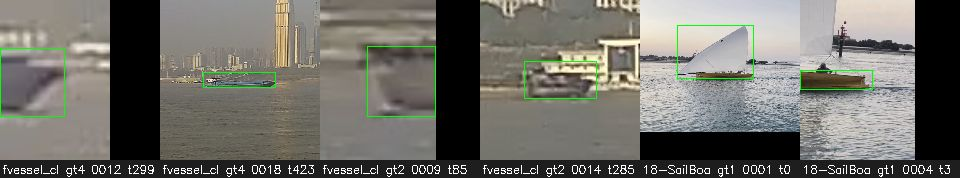
#> input picture edgeml/reports/C_assets/failures_test_duplicates.jpg, 960 x 178 px
$ python -i thermal.py   (imports and definitions only)
#> lines starting #> are read from the running program, lines starting #| are printed output that depends on the picture; after the words box and inside, x2 and y2 are one past the last pixel; in counts of white or black regions, pixels touching at a corner belong together
"""Model-free thermal contact proposals; no IR training data or fitted weights."""
from __future__ import annotations

import time
from dataclasses import replace

import cv2
import numpy as np

from ..types import Detection
from .anomaly import AnomalyFusionDetector


# [10 lines left out: function is_thermal, not called in this run]


class ThermalHotspotProposer:
    def __init__(self, work_width=480, k=8.0, min_delta=40.0, min_area=12,
                 max_area_frac=0.04, aspect=(0.2, 8.0), max_props=8, polarity="auto", horizon_margin=0.04):
        if work_width < 16 or k <= 0 or min_delta <= 0 or min_area < 1 or not 0 < max_area_frac <= 1:
            raise ValueError("invalid thermal proposal thresholds")
        if polarity not in {"auto", "white", "black"} or max_props < 1 or not 0 <= horizon_margin <= 1:
            raise ValueError("invalid thermal proposal mode")
        if len(aspect) != 2 or not 0 < aspect[0] <= aspect[1]:
            raise ValueError("invalid thermal aspect range")
        self.work_width, self.k, self.min_delta = work_width, k, min_delta
        self.min_area, self.max_area_frac, self.aspect = min_area, max_area_frac, aspect
        self.max_props, self.polarity, self.horizon_margin = max_props, polarity, horizon_margin
        self.name = "thermal-hotspots"

    @staticmethod
    def horizon(gray):
        # Require a row-wide edge; compact objects must not masquerade as a horizon.
        h, w = gray.shape
        if h < 16 or w < 16:
            return None
        smooth = cv2.GaussianBlur(gray.astype(np.float32), (5, 5), 0)
        diff = np.diff(smooth, axis=0)
        strength = np.abs(np.median(diff, axis=1))
        lo, hi = int(h * .15), int(h * .85)
        y = lo + int(np.argmax(strength[lo:hi]))
        if strength[y] < max(2.0, 6 * float(np.median(strength))):
            return None
        return y + 1

    def detect(self, image_bgr):
        if image_bgr.size == 0:
            return []
        gray = image_bgr if image_bgr.ndim == 2 else (image_bgr[..., 0] if image_bgr.shape[2] == 1 else cv2.cvtColor(image_bgr, cv2.COLOR_BGR2GRAY))
        h, w = gray.shape
        scale = min(1.0, self.work_width / w)
        gray = cv2.resize(gray, (max(1, round(w * scale)), max(1, round(h * scale))), interpolation=cv2.INTER_AREA).astype(np.float32)
        hz = self.horizon(gray)
        y0 = max(0, int(hz - self.horizon_margin * gray.shape[0])) if hz is not None else 0
        sea = gray[y0:]
        background = np.median(sea, axis=1, keepdims=True)
        residual = cv2.GaussianBlur(sea - background, (3, 3), 0)
        median = np.median(residual, axis=1, keepdims=True)
        sigma = 1.4826 * np.median(np.abs(residual - median), axis=1, keepdims=True)
        threshold = np.maximum(self.k * sigma, self.min_delta)
        out = []
        for sign in ([1, -1] if self.polarity == "auto" else [1 if self.polarity == "white" else -1]):
            contrast = sign * (residual - median)
            mask = (contrast > threshold).astype(np.uint8)
            mask = cv2.morphologyEx(mask, cv2.MORPH_OPEN, np.ones((2, 2), np.uint8))
            n, labels, stats, _ = cv2.connectedComponentsWithStats(mask, connectivity=8)
            for i in range(1, n):
                x, y, bw, bh, area = stats[i]
                if not self.min_area <= area <= self.max_area_frac * gray.size or min(bw, bh) < 3:
                    continue
                if not self.aspect[0] <= bw / bh <= self.aspect[1]:
                    continue
                ratio = float((contrast / threshold)[labels == i].mean())
                score = float(np.clip(.3 + .3 * (ratio - 1), .3, .9))
                out.append(Detection([float(x / scale), float((y + y0) / scale), float(bw / scale), float(bh / scale)], score, "thermal contact"))
        return sorted(out, key=lambda d: -d.score)[:self.max_props]

    def info(self):
        return {"name": self.name, "work_width": self.work_width, "k": self.k, "min_delta": self.min_delta, "polarity": self.polarity}


class ThermalFusionDetector(AnomalyFusionDetector):
    # [38 lines left out: functions __init__, detect, configure_thermal, thermal_unknown_first, not called in this run]

>>> import cv2
>>> picture = cv2.imread('../../../reports/C_assets/failures_test_duplicates.jpg')
#> picture is the input picture: shape (178, 960, 3); mean B, G, R 104.1, 110.8, 111.8
>>> result = ThermalHotspotProposer().detect(picture)
#> in detect, `gray = image_bgr if image_bgr.ndim == 2 else (image_bgr[..., 0] if ima..`:
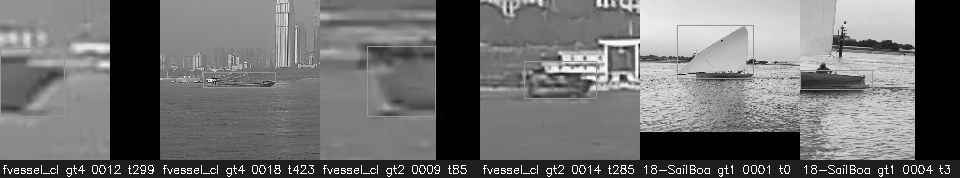
#> gray: shape (178, 960); min 0, max 255, mean 110.3
#> in detect, `gray = cv2.resize(gray, (max(1, round(w * scale)), max(1, round(h * sc..`:
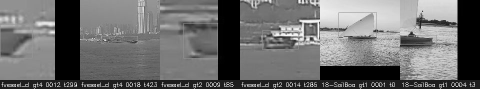
#> gray: shape (89, 480) float32; min 0, max 253, mean 110.4
#> in horizon, `smooth = cv2.GaussianBlur(gray.astype(np.float32), (5, 5), 0)`:
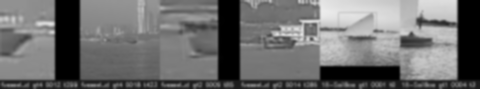
#> smooth: shape (89, 480) float32; min 0, max 236.4, mean 110.4
#> in horizon, `diff = np.diff(smooth, axis=0)`:
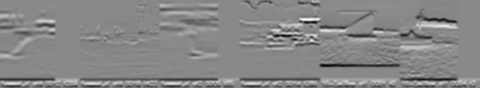
#> diff: shape (88, 480) float32; min -62.52, max 53.55, mean -1.1; drawn with min black and max white
#> in horizon, `strength = np.abs(np.median(diff, axis=1))`: strength = 88 values, max 27.14 at index 79, min 0 at index 0, mean 1.85
#> in horizon, `y = lo + int(np.argmax(strength[lo:hi]))`: y = 19
#> in detect, `y0 = max(0, int(hz - self.horizon_margin * gray.shape[0])) if hz is no..`: y0 = 0
#> in detect, `background = np.median(sea, axis=1, keepdims=True)`: background = 89 values, max 147.5 at index 0, min 30 at index 80, mean 119.1
#> in detect, `residual = cv2.GaussianBlur(sea - background, (3, 3), 0)`:
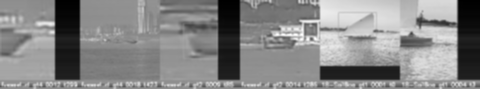
#> residual: shape (89, 480) float32; min -146.5, max 114.2, mean -8.7; drawn with min black and max white
#> in detect, `median = np.median(residual, axis=1, keepdims=True)`: median = 89 values, max 26.28 at index 84, min -6.19 at index 87, mean 0.964
#> in detect, `sigma = 1.4826 * np.median(np.abs(residual - median), axis=1, keepdims..`: sigma = 89 values, max 64.77 at index 11, min 0.556 at index 88, mean 38.8
#> in detect, `threshold = np.maximum(self.k * sigma, self.min_delta)`: threshold = 89 values, max 518.2 at index 11, min 40 at index 88, mean 310.8
#> the loop in detect, `for sign in ([1, -1] if self.polarity == "auto" else [1 if self.polari..` made 2 passes
#> (n, stats) on passes 1 to 2: (1, [[0, 0, 480, 89, 42720]]), (1, [[0, 0, 480, 89, 42720]])
#> pass 1, in detect, `mask = (contrast > threshold).astype(np.uint8)`:
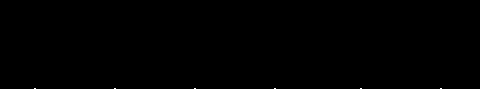
#> mask: shape (89, 480); values 0 (black) and 1 (white), 0.03% white in thin lines or dots, all inside (x1, y1, x2, y2) = (34, 88, 442, 89)
#> after the loop in detect, `for sign in ([1, -1] if self.polarity == "auto" else [1 if self.polari..`: out = []
#> result = []

$ run again, on edgeml/reports/C_assets/failures_dev_duplicates.jpg
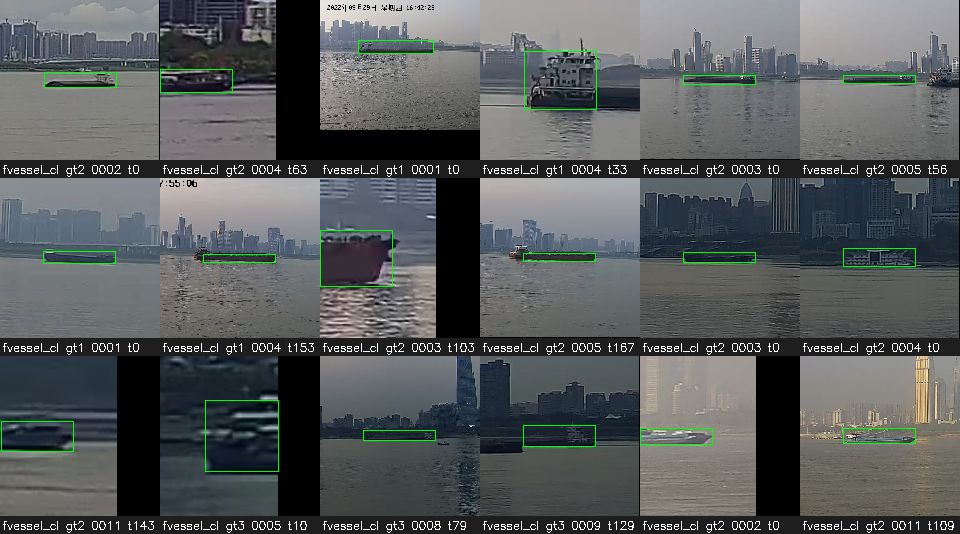
#> input picture edgeml/reports/C_assets/failures_dev_duplicates.jpg, 960 x 534 px
#> picture is the input picture: shape (534, 960, 3); mean B, G, R 92.4, 91.7, 87.7
#> strength = 266 values, max 30.15 at index 88, min 0 at index 36, mean 2.27
#> y = 88
#> hz = 89
#> y0 = 78
#> in detect, `sea = gray[y0:]`:
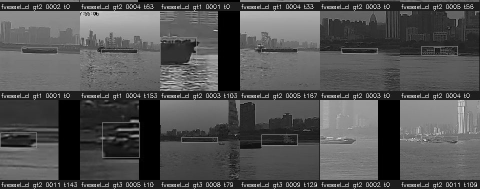
#> sea: shape (189, 480) float32; min 0, max 249, mean 81.8
#> background = 189 values, max 141 at index 11, min 30 at index 2, mean 82.79
#> in detect, `residual = cv2.GaussianBlur(sea - background, (3, 3), 0)`:
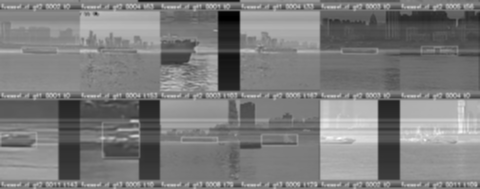
#> residual: shape (189, 480) float32; min -133.8, max 137.4, mean -1; drawn with min black and max white
#> median = 189 values, max 23.53 at index 184, min -9.94 at index 14, mean 1.4
#> sigma = 189 values, max 75.52 at index 115, min 0.741 at index 188, mean 39.13
#> threshold = 189 values, max 604.2 at index 115, min 40 at index 3, mean 313.2
#> the loop in detect, `for sign in ([1, -1] if self.polarity == "auto" else [1 if self.polari..` made 2 passes
#> (n, stats) on passes 1 to 2: (1, [[0, 0, 480, 189, 90720]]), (1, [[0, 0, 480, 189, 90720]])
#> after the loop in detect, `for sign in ([1, -1] if self.polarity == "auto" else [1 if self.polari..`: out = []

$ run again, on edgeml/reports/C_assets/failures_dev_missed.jpg
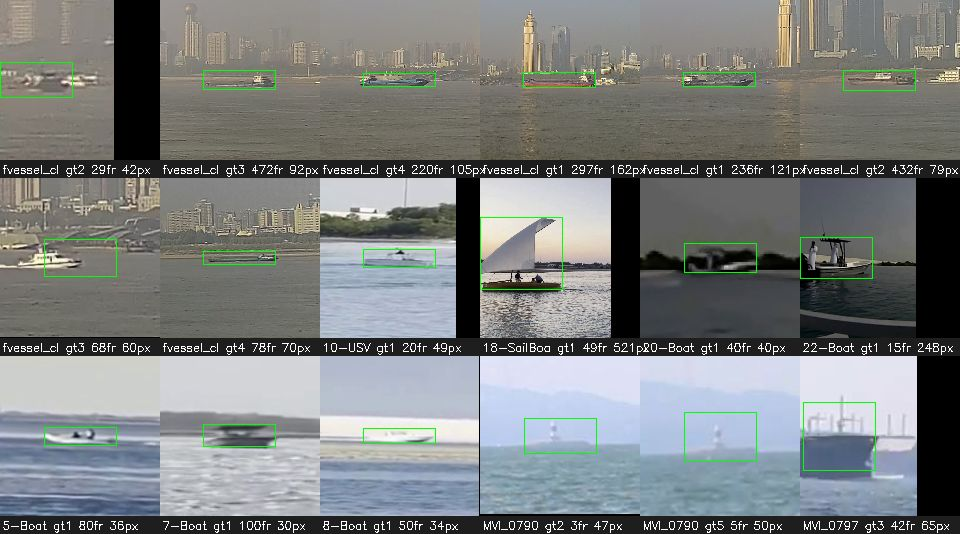
#> input picture edgeml/reports/C_assets/failures_dev_missed.jpg, 960 x 534 px
#> picture is the input picture: shape (534, 960, 3); mean B, G, R 126.5, 126.8, 123.1
#> strength = 266 values, max 64.51 at index 177, min 0 at index 91, mean 2.78
#> y = 177
#> hz = 178
#> y0 = 167
#> background = 100 values, max 214 at index 11, min 30 at index 2, mean 154.4
#> median = 100 values, max 46.31 at index 95, min -7.38 at index 89, mean 2.38
#> sigma = 100 values, max 63.06 at index 44, min 0.556 at index 99, mean 20.78
#> threshold = 100 values, max 504.5 at index 44, min 40 at index 3, mean 166.6
#> the loop in detect, `for sign in ([1, -1] if self.polarity == "auto" else [1 if self.polari..` made 2 passes
#> (n, stats) on pass 1: (1, [[0, 0, 480, 100, 48000]])
#> pass 1, in detect, `contrast = sign * (residual - median)`:
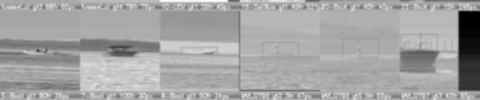
#> contrast: shape (100, 480) float32; min -213.5, max 105, mean -7.7; drawn with min black and max white
#> after the loop in detect, `for sign in ([1, -1] if self.polarity == "auto" else [1 if self.polari..`:
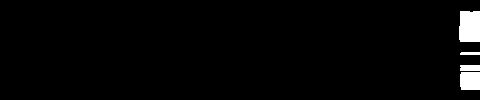
#> mask: shape (100, 480); values 0 (black) and 1 (white), 2.4% white; 4 white regions, box (x1, y1, x2, y2) and area: (459, 11, 480, 42) 631, (460, 72, 480, 90) 355, (460, 65, 480, 71) 119, (460, 52, 480, 55) 59
#> after the loop in detect, `for sign in ([1, -1] if self.polarity == "auto" else [1 if self.polari..`: out = 4 items
